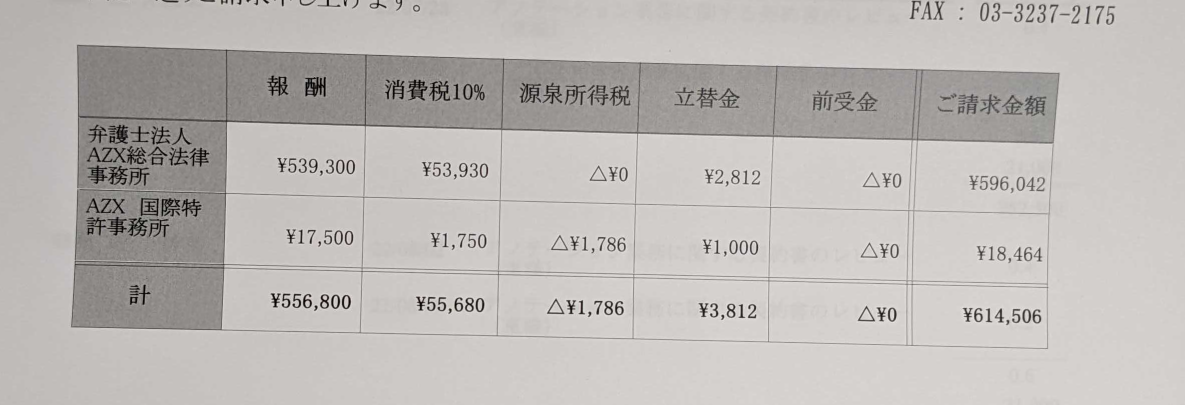
#> input picture data/表抽出課題.png, 2370 x 810 px (shown at 1/2 size)
$ jupyter execute --allow-errors ocr_task_demo.ipynb   (shell and % lines are left out)
#> lines starting #> are read from the running program, lines starting #| are printed output that depends on the picture; after the words box and inside, x2 and y2 are one past the last pixel; in counts of white or black regions, pixels touching at a corner belong together
<a href="https://colab.research.google.com/github/TsukeBarrel/ocr_task/blob/main/ocr_task_demo.ipynb" target="_parent"></a>

[cell 1]
%cd '/content/ocr_task/data'

[cell 2]
"""
ライブラリ読み込み、画像読み込み
"""
import copy
import numpy as np
import matplotlib.pyplot as plt
import cv2

get_ipython().run_line_magic('matplotlib', 'inline')

def show_img(img):
    plt.imshow(img)

def show_gray_img(img):
    plt.imshow(img, cmap='gray', vmin=0, vmax=255)


image = cv2.imread('./表抽出課題.png')
#> image is the input picture: shape (810, 2370, 3); mean B, G, R 181.8, 184.8, 188.8
if image is None:
    print("none")
else:
    image_gray = cv2.cvtColor(image, cv2.COLOR_BGR2GRAY)
    image_rgb = cv2.cvtColor(image, cv2.COLOR_BGR2RGB)
    show_gray_img(image_gray)

[cell 3]
#ノイズ低減
denoised_image = cv2.fastNlMeansDenoising(image_gray)
show_gray_img(denoised_image)

[cell 4]
#Canny法でエッジ抽出
threshold1 = 100
threshold2 = 100
edges = cv2.Canny(denoised_image, threshold1, threshold2)
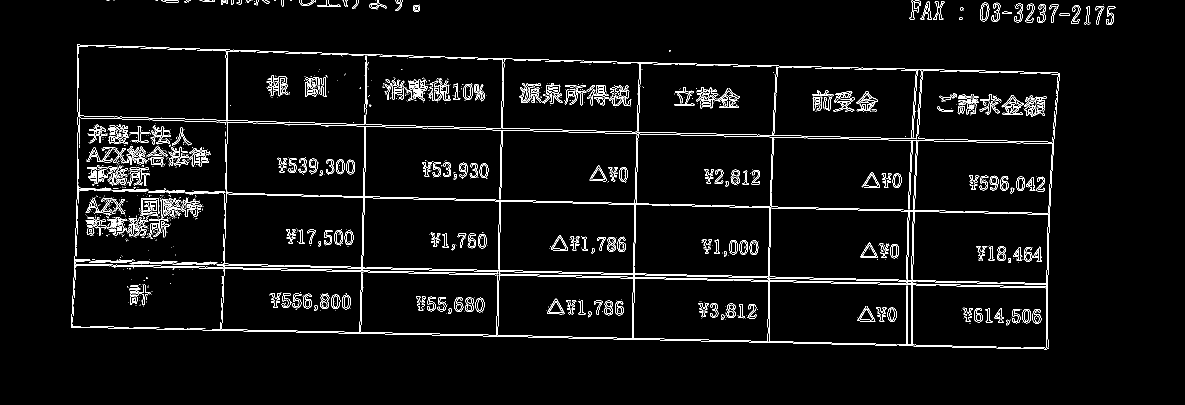
#> edges: shape (810, 2370) (shown at 1/2 size); 3.6% white in thin lines or dots, all inside (x1, y1, x2, y2) = (142, 0, 2231, 699)

show_gray_img(edges)

[cell 5]
#膨張処理で隙間を埋める
kernel = cv2.getStructuringElement(cv2.MORPH_RECT, (3, 3))
dilated_image = cv2.dilate(edges,kernel,iterations = 1)
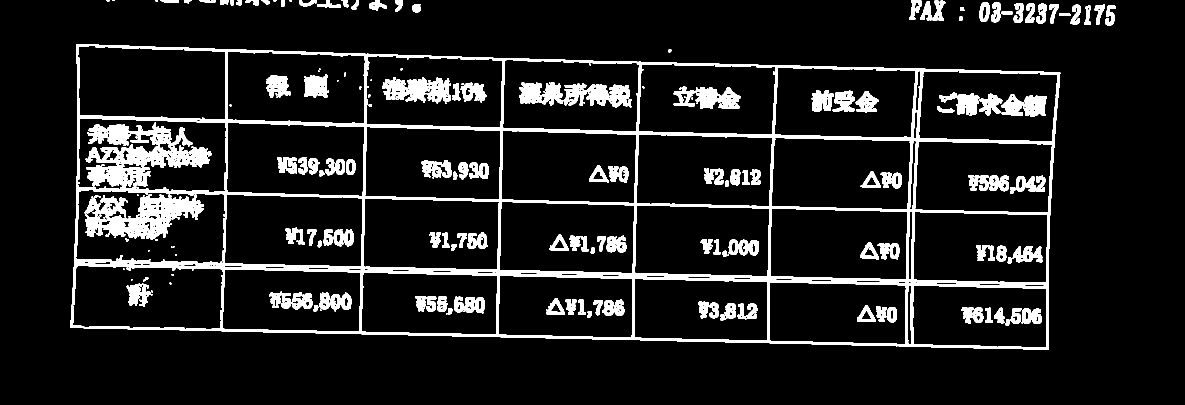
#> dilated_image: shape (810, 2370) (shown at 1/2 size); 10.4% white; 214 white regions (60 under 20 px)
show_gray_img(dilated_image)

[cell 6]
"""
一番外側の輪郭を抽出し、affine変換でROIを抜き出す
"""

#切り取る領域を視覚化するために画像と同サイズの空のnumpy配列を作成
y_size, x_size = denoised_image.shape
#> y_size = 810; x_size = 2370
if x_size < y_size:
  short_len = x_size
else:
  short_len = y_size
#> short_len = 810

empty_img = np.zeros((y_size, x_size, 3), np.uint8)


#最外郭の輪郭抽出
contours, hierarchy = cv2.findContours(dilated_image, cv2.RETR_LIST, cv2.CHAIN_APPROX_NONE)
#> contours = 1195 contours, 791 with area under 20; largest, box (x1, y1, x2, y2) and area: (141, 88, 2121, 700) 1090406, (155, 91, 452, 240) 40243, (150, 379, 451, 528) 39986, (453, 245, 729, 393) 37874, (449, 388, 726, 534) 37534
max_cnt = max(contours, key=lambda x: cv2.contourArea(x))
#> max_cnt = contour of 5045 points, box (x1, y1, x2, y2) (141, 88, 2121, 700), area 1090406
cv2.drawContours(empty_img, max_cnt, -1, color=(0, 0, 255), thickness=5)
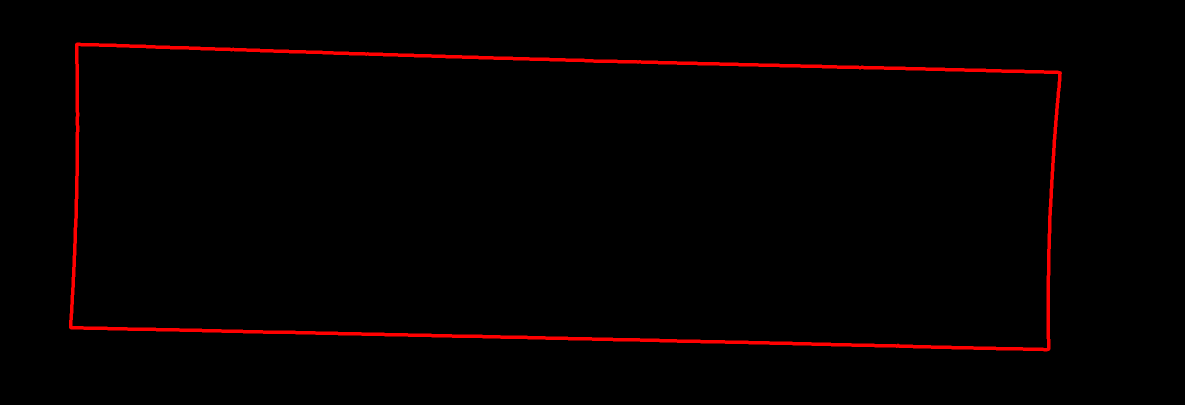
#> empty_img: shape (810, 2370, 3) (shown at 1/2 size); mean of channels 0, 1, 2 0, 0, 4.7; drawn as B, G, R

show_img(empty_img)

[cell 7]
"""
抽出した輪郭からサイズと傾きを求めてaffine1変換でROIを切り取り
抽出する際に上下にバッファーを追加して、切り取る領域を拡張している
"""
rect = cv2.minAreaRect(max_cnt)
#> rect = ((1128.9, 398.1), (567.6, 1967.9), -88.45)
center, size, angle = rect
#> center = (1128.9, 398.1); size = (567.6, 1967.9); angle = -88.45
width, height = size
#> width = 567.6; height = 1967.9
width += 20
#> width = 587.6
height += 30
#> height = 1997.9
size = (width, height)
#> size = (587.6, 1997.9)
center = tuple(map(int, center))
#> center = (1128, 398)
size = tuple(map(int, size))
#> size = (587, 1997)
box = cv2.boxPoints(rect)
#> box = [[2104.8, 708.4], [137.7, 655.2], [153, 87.81], [2120.2, 141]]
box = np.int0(box)
#> box = [[2104, 708], [137, 655], [153, 87], [2120, 140]]

M = cv2.getRotationMatrix2D(center, angle, 1)
#> M = [[0.027, -1, 1495.4], [1, 0.027, -740.3]]
rotated_img = cv2.warpAffine(denoised_image, M, (x_size, y_size))
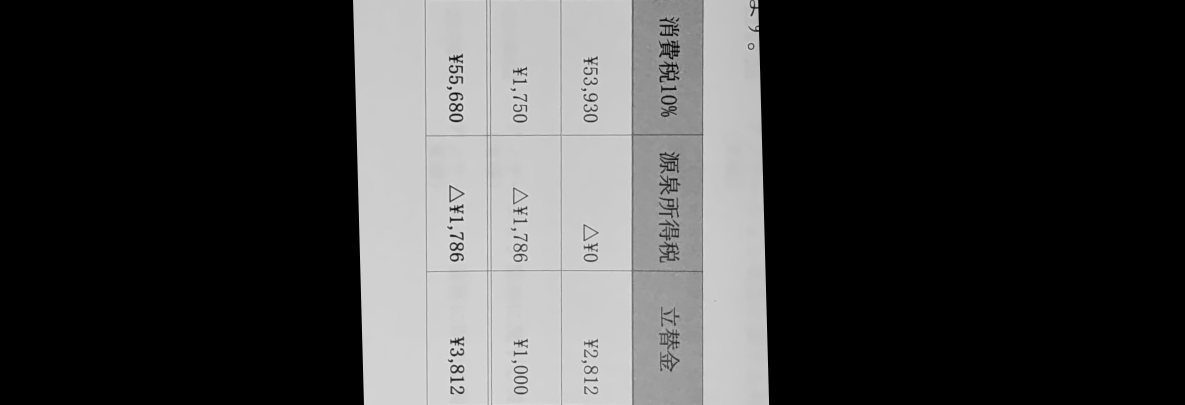
#> rotated_img: shape (810, 2370) (shown at 1/2 size); min 0, max 244, mean 64.8
cropped_img = cv2.getRectSubPix(rotated_img, size, center)
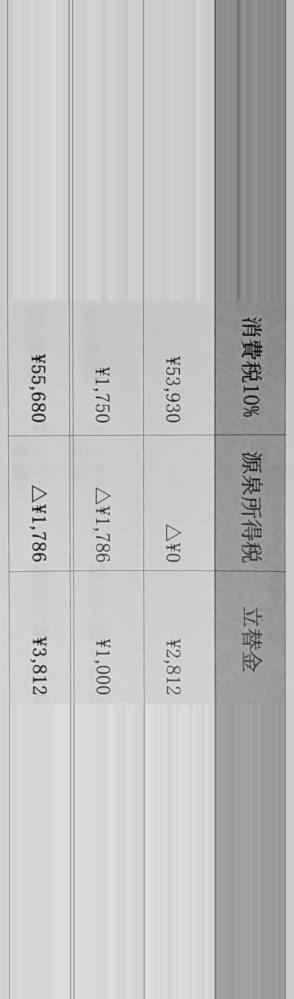
#> cropped_img: shape (1997, 587) (shown at 1/2 size); min 1, max 244, mean 190.3

show_gray_img(cropped_img)

[cell 8]
"""
切り取った画像に対して、キャニー法でエッジを抽出
"""
threshold1 = 100
threshold2 = 100
cropped_edges = cv2.Canny(cropped_img, threshold1, threshold2)
#> cropped_edges: shape (1997, 587); 3.3% white in thin lines or dots

show_gray_img(cropped_edges)

[cell 9]
#抽出したエッジに膨張処理
dilated_cropped_image = cv2.dilate(cropped_edges,kernel,iterations = 1)
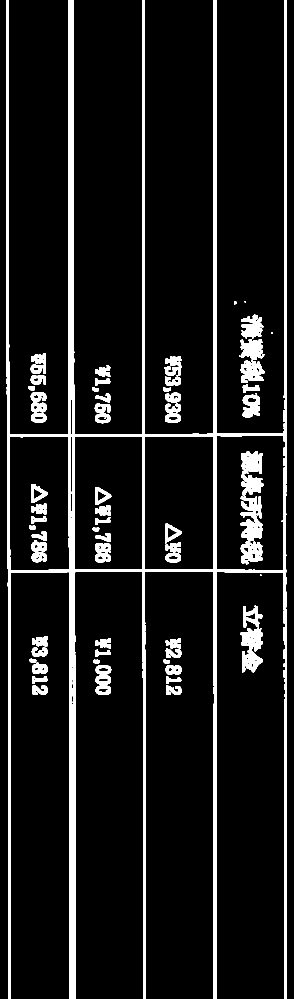
#> dilated_cropped_image: shape (1997, 587) (shown at 1/2 size); 9% white; 75 white regions (10 under 20 px)
show_gray_img(dilated_cropped_image)

[cell 10]
"""
今回は、輪郭抽出ですべてのセルを個別に認識＆抽出
それぞれのセルの座標データを使って並び替えることで、CSVの行列の識別と個々のROIの認識を一本化する
"""
#切り取る領域を可視化するためにROIと同サイズの空のnumpy配列を作成
y_size, x_size = cropped_img.shape
#> y_size = 1997; x_size = 587
if x_size < y_size:
  short_len = x_size
#> short_len = 587
else:
  short_len = y_size

empty_cropped_img = np.zeros((y_size, x_size, 3), np.uint8)


#輪郭抽出
contours, hierarchy = cv2.findContours(dilated_cropped_image, cv2.RETR_LIST, cv2.CHAIN_APPROX_NONE)
#> contours = 353 contours, 224 with area under 20; largest, box (x1, y1, x2, y2) and area: (13, 0, 574, 1997) 197444, (289, 872, 428, 1140) 36799, (148, 872, 286, 1140) 36403, (432, 871, 571, 1142) 36208, (18, 873, 139, 1142) 31497
contours = list(filter(lambda x:  50000 > cv2.contourArea(x) > 20000, contours))
#> contours = 4 contours; box (x1, y1, x2, y2) and area: (289, 872, 428, 1140) 36799, (148, 872, 286, 1140) 36403, (432, 871, 571, 1142) 36208, (18, 873, 139, 1142) 31497
cv2.drawContours(empty_cropped_img, contours, -1, color=(0, 0, 255), thickness=5)
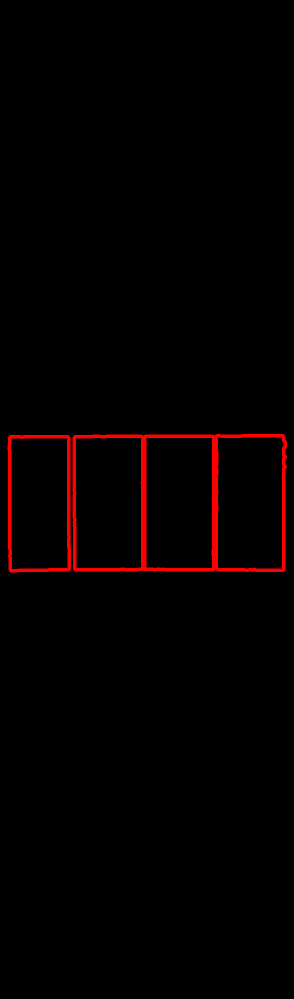
#> empty_cropped_img: shape (1997, 587, 3) (shown at 1/2 size); mean of channels 0, 1, 2 0, 0, 4.6; drawn as B, G, R

show_img(empty_cropped_img)

[cell 11]
"""
個々の輪郭に外接する四角形を描画、それぞれ四角形の座標を取得
座標をリストに結合することで、セルの並び替えが可能になる
"""

rectangles = []

for cnt in contours:
  rect = cv2.boundingRect(cnt)
  rectangles.append(rect)
  x0, y0, w, h = rect
  rect_empty_img = cv2.rectangle(empty_cropped_img,(x0, y0), (x0+w, y0+h), (255,0,0),5)
#> this loop made 4 passes
#> (x0, y0, w, h) on passes 1 to 4: (18, 873, 121, 269), (289, 872, 139, 268), (148, 872, 138, 268), (432, 871, 139, 271)
#> pass 2, `rect_empty_img = cv2.rectangle(empty_cropped_img,(x0, y0), (x0+w, y0+h..`:
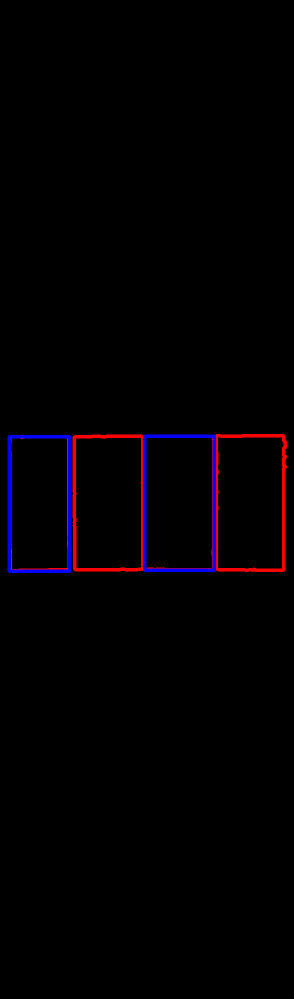
#> rect_empty_img: shape (1997, 587, 3) (shown at 1/2 size); mean of channels 0, 1, 2 2.4, 0, 2.4; drawn as B, G, R
#> pass 3, `rect_empty_img = cv2.rectangle(empty_cropped_img,(x0, y0), (x0+w, y0+h..`:
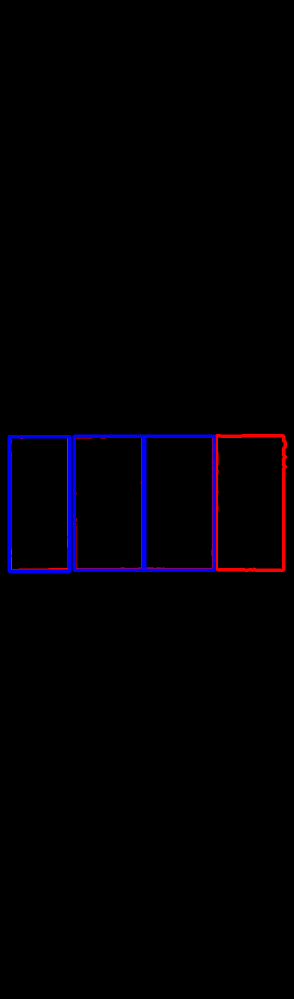
#> rect_empty_img: shape (1997, 587, 3) (shown at 1/2 size); 0.39% of pixels changed, all inside (x1, y1, x2, y2) = (145, 869, 287, 1144); drawn as B, G, R
#> after the loop:
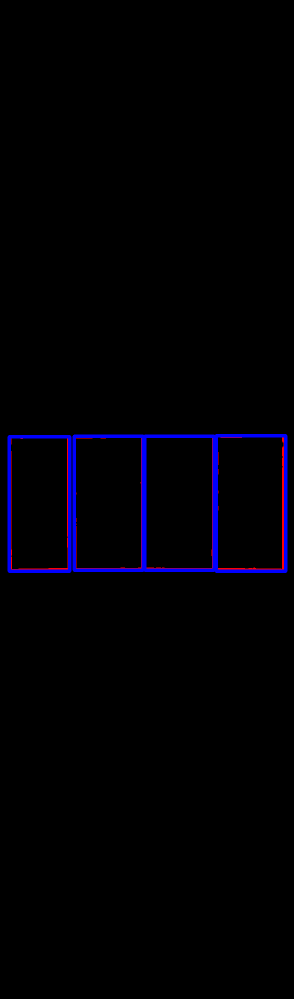
#> empty_cropped_img: shape (1997, 587, 3) (shown at 1/2 size); 1.76% of pixels changed, all inside (x1, y1, x2, y2) = (15, 868, 575, 1146); drawn as B, G, R
#> after the loop, rectangles = [(18, 873, 121, 269), (289, 872, 139, 268), (148, 872, 138, 268), (432, 871, 139, 271)]

#y軸方向にソート。pandasを用いてCSV化するため、行ごとにセルをまとめる下準備
rectangles.sort(reverse=False, key=lambda x:x[1])

show_img(rect_empty_img)

[cell 12]
"""
deepcopyでオリジナルとは別アイテムとして、行ごとのリストを作成
行ごとのリストをさらにリスト化してイテラブルなアイテムとする
"""


row_0 = copy.deepcopy(rectangles[0:7])
#> row_0 = [(432, 871, 139, 271), (289, 872, 139, 268), (148, 872, 138, 268), (18, 873, 121, 269)]
row_1 = copy.deepcopy(rectangles[7:14])
#> row_1 = []
row_2 = copy.deepcopy(rectangles[14:21])
#> row_2 = []
row_3 = copy.deepcopy(rectangles[21:28])
#> row_3 = []

table_list = [row_0, row_1, row_2, row_3]
#> table_list = [[(432, 871, 139, 271), (289, 872, 139, 268), (148, 872, 138, 268), (18, 873, 121, 269)], [], [], []]
